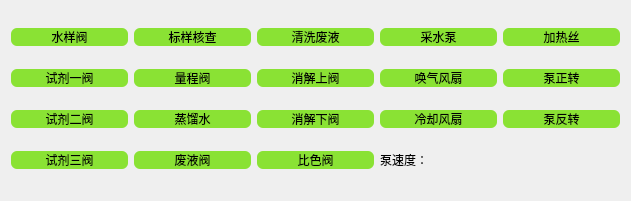
    <widget class="QWidget" name="layoutWidget">
     <property name="geometry">
      <rect>
       <x>10</x>
       <y>40</y>
       <width>631</width>
       <height>201</height>
      </rect>
     </property>
     <layout class="QGridLayout" name="gridLayout_4">
      <item row="0" column="0">
       <widget class="QPushButton" name="pushButton_19">
        <property name="styleSheet">
         <string notr="true">QPushButton {
	background: rgb(138, 226, 52);
border-radius: 6px;
	font: 9pt ;
}
QPushButton:pressed {
	background: rgb(78, 154, 6);
    padding-top: 11px;
    padding-bottom: 9px;
}</string>
        </property>
        <property name="text">
         <string>水样阀</string>
        </property>
       </widget>
      </item>
      <item row="0" column="1">
       <widget class="QPushButton" name="pushButton_18">
        <property name="styleSheet">
         <string notr="true">QPushButton {
	background: rgb(138, 226, 52);
border-radius: 6px;
	font: 9pt ;
}
QPushButton:pressed {
	background: rgb(78, 154, 6);
    padding-top: 11px;
    padding-bottom: 9px;
}</string>
        </property>
        <property name="text">
         <string>标样核查</string>
        </property>
       </widget>
      </item>
      <item row="0" column="2">
       <widget class="QPushButton" name="pushButton_20">
        <property name="styleSheet">
         <string notr="true">QPushButton {
	background: rgb(138, 226, 52);
border-radius: 6px;
	font: 9pt ;
}
QPushButton:pressed {
	background: rgb(78, 154, 6);
    padding-top: 11px;
    padding-bottom: 9px;
}</string>
        </property>
        <property name="text">
         <string>清洗废液</string>
        </property>
       </widget>
      </item>
      <item row="0" column="3">
       <widget class="QPushButton" name="pushButton_21">
        <property name="styleSheet">
         <string notr="true">QPushButton {
	background: rgb(138, 226, 52);
border-radius: 6px;
	font: 9pt ;
}
QPushButton:pressed {
	background: rgb(78, 154, 6);
    padding-top: 11px;
    padding-bottom: 9px;
}</string>
        </property>
        <property name="text">
         <string>采水泵</string>
        </property>
       </widget>
      </item>
      <item row="0" column="4">
       <widget class="QPushButton" name="pushButton_22">
        <property name="styleSheet">
         <string notr="true">QPushButton {
	background: rgb(138, 226, 52);
border-radius: 6px;
	font: 9pt ;
}
QPushButton:pressed {
	background: rgb(78, 154, 6);
    padding-top: 11px;
    padding-bottom: 9px;
}</string>
        </property>
        <property name="text">
         <string>加热丝</string>
        </property>
       </widget>
      </item>
      <item row="1" column="0">
       <widget class="QPushButton" name="pushButton_23">
        <property name="styleSheet">
         <string notr="true">QPushButton {
	background: rgb(138, 226, 52);
border-radius: 6px;
	font: 9pt ;
}
QPushButton:pressed {
	background: rgb(78, 154, 6);
    padding-top: 11px;
    padding-bottom: 9px;
}</string>
        </property>
        <property name="text">
         <string>试剂一阀</string>
        </property>
       </widget>
      </item>
      <item row="1" column="1">
       <widget class="QPushButton" name="pushButton_24">
        <property name="styleSheet">
         <string notr="true">QPushButton {
	background: rgb(138, 226, 52);
border-radius: 6px;
	font: 9pt ;
}
QPushButton:pressed {
	background: rgb(78, 154, 6);
    padding-top: 11px;
    padding-bottom: 9px;
}</string>
        </property>
        <property name="text">
         <string>量程阀</string>
        </property>
       </widget>
      </item>
      <item row="1" column="2">
       <widget class="QPushButton" name="pushButton_25">
        <property name="styleSheet">
         <string notr="true">QPushButton {
	background: rgb(138, 226, 52);
border-radius: 6px;
	font: 9pt ;
}
QPushButton:pressed {
	background: rgb(78, 154, 6);
    padding-top: 11px;
    padding-bottom: 9px;
}</string>
        </property>
        <property name="text">
         <string>消解上阀</string>
        </property>
       </widget>
      </item>
      <item row="1" column="3">
       <widget class="QPushButton" name="pushButton_26">
        <property name="styleSheet">
         <string notr="true">QPushButton {
	background: rgb(138, 226, 52);
border-radius: 6px;
	font: 9pt ;
}
QPushButton:pressed {
	background: rgb(78, 154, 6);
    padding-top: 11px;
    padding-bottom: 9px;
}</string>
        </property>
        <property name="text">
         <string>唤气风扇</string>
        </property>
       </widget>
      </item>
      <item row="1" column="4">
       <widget class="QPushButton" name="pushButton_27">
        <property name="styleSheet">
         <string notr="true">QPushButton {
	background: rgb(138, 226, 52);
border-radius: 6px;
	font: 9pt ;
}
QPushButton:pressed {
	background: rgb(78, 154, 6);
    padding-top: 11px;
    padding-bottom: 9px;
}</string>
        </property>
        <property name="text">
         <string>泵正转</string>
        </property>
       </widget>
      </item>
      <item row="2" column="0">
       <widget class="QPushButton" name="pushButton_32">
        <property name="styleSheet">
         <string notr="true">QPushButton {
	background: rgb(138, 226, 52);
border-radius: 6px;
	font: 9pt ;
}
QPushButton:pressed {
	background: rgb(78, 154, 6);
    padding-top: 11px;
    padding-bottom: 9px;
}</string>
        </property>
        <property name="text">
         <string>试剂二阀</string>
        </property>
       </widget>
      </item>
      <item row="2" column="1">
       <widget class="QPushButton" name="pushButton_29">
        <property name="styleSheet">
         <string notr="true">QPushButton {
	background: rgb(138, 226, 52);
border-radius: 6px;
	font: 9pt ;
}
QPushButton:pressed {
	background: rgb(78, 154, 6);
    padding-top: 11px;
    padding-bottom: 9px;
}</string>
        </property>
        <property name="text">
         <string>蒸馏水</string>
        </property>
       </widget>
      </item>
      <item row="2" column="2">
       <widget class="QPushButton" name="pushButton_28">
        <property name="styleSheet">
         <string notr="true">QPushButton {
	background: rgb(138, 226, 52);
border-radius: 6px;
	font: 9pt ;
}
QPushButton:pressed {
	background: rgb(78, 154, 6);
    padding-top: 11px;
    padding-bottom: 9px;
}</string>
        </property>
        <property name="text">
         <string>消解下阀</string>
        </property>
       </widget>
      </item>
      <item row="2" column="3">
       <widget class="QPushButton" name="pushButton_31">
        <property name="styleSheet">
         <string notr="true">QPushButton {
	background: rgb(138, 226, 52);
border-radius: 6px;
	font: 9pt ;
}
QPushButton:pressed {
	background: rgb(78, 154, 6);
    padding-top: 11px;
    padding-bottom: 9px;
}</string>
        </property>
        <property name="text">
         <string>冷却风扇</string>
        </property>
       </widget>
      </item>
      <item row="2" column="4">
       <widget class="QPushButton" name="pushButton_30">
        <property name="styleSheet">
         <string notr="true">QPushButton {
	background: rgb(138, 226, 52);
border-radius: 6px;
	font: 9pt ;
}
QPushButton:pressed {
	background: rgb(78, 154, 6);
    padding-top: 11px;
    padding-bottom: 9px;
}</string>
        </property>
        <property name="text">
         <string>泵反转</string>
        </property>
       </widget>
      </item>
      <item row="3" column="0">
       <widget class="QPushButton" name="pushButton_37">
        <property name="styleSheet">
         <string notr="true">QPushButton {
	background: rgb(138, 226, 52);
border-radius: 6px;
	font: 9pt ;
}
QPushButton:pressed {
	background: rgb(78, 154, 6);
    padding-top: 11px;
    padding-bottom: 9px;
}</string>
        </property>
        <property name="text">
         <string>试剂三阀</string>
        </property>
       </widget>
      </item>
      <item row="3" column="1">
       <widget class="QPushButton" name="pushButton_34">
        <property name="styleSheet">
         <string notr="true">QPushButton {
	background: rgb(138, 226, 52);
border-radius: 6px;
	font: 9pt ;
}
QPushButton:pressed {
	background: rgb(78, 154, 6);
    padding-top: 11px;
    padding-bottom: 9px;
}</string>
        </property>
        <property name="text">
         <string>废液阀</string>
        </property>
       </widget>
      </item>
      <item row="3" column="2">
       <widget class="QPushButton" name="pushButton_33">
        <property name="styleSheet">
         <string notr="true">QPushButton {
	background: rgb(138, 226, 52);
border-radius: 6px;
	font: 9pt ;
}
QPushButton:pressed {
	background: rgb(78, 154, 6);
    padding-top: 11px;
    padding-bottom: 9px;
}</string>
        </property>
        <property name="text">
         <string>比色阀</string>
        </property>
       </widget>
      </item>
      <item row="3" column="3">
       <widget class="QLabel" name="label_2">
        <property name="styleSheet">
         <string notr="true">background: transparent;
font: 9pt ;</string>
        </property>
        <property name="text">
         <string>泵速度：</string>
        </property>
       </widget>
      </item>
      <item row="3" column="4">
       <widget class="QLabel" name="label_68">
        <property name="styleSheet">
         <string notr="true">background: transparent;
color: rgb(239, 41, 41);</string>
        </property>
        <property name="text">
         <string/>
        </property>
       </widget>
      </item>
     </layout>
    </widget>
